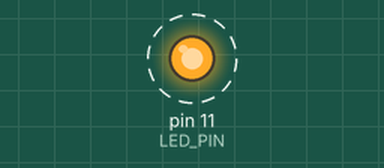
This sketch was run on a simulated Arduino Uno, built with avr-gcc and run on an emulated ATmega328P. On the bench: output pins drawn as LEDs (lit = HIGH). Dashed ring = blinking.

Above: at 0.5 s.
Timing chart, 0 to 4.6 s (numbered marks = the images above):
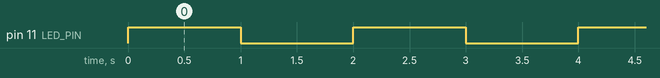

Measured:
- by itself, pin 11 (LED_PIN): alternates HIGH for 1.0 s and LOW for 1.0 s

The sketch:

sample_1led2.ino
```cpp
/*
Sample Program 2 for LED.
For Lecture of "Embedded System"
in Department of Mechanical Systems Engineering,
Faculty of Systems Design,
Tokyo Metropolitan University.
Oct. 2020. N.Takesue
*/

const int LED_PIN = 11;         // LEDを接続したピン番号を定義

void setup()
{
  pinMode(LED_PIN, OUTPUT);     // LEDのピンを出力モードに設定
}

void loop()
{
  digitalWrite(LED_PIN, HIGH);  // LEDのピンからHIGHを出力
  delay(1000);                  // 1秒待機
  digitalWrite(LED_PIN, LOW);   // LEDのピンからLOWを出力
  delay(1000);                  // 1秒待機
}
```
